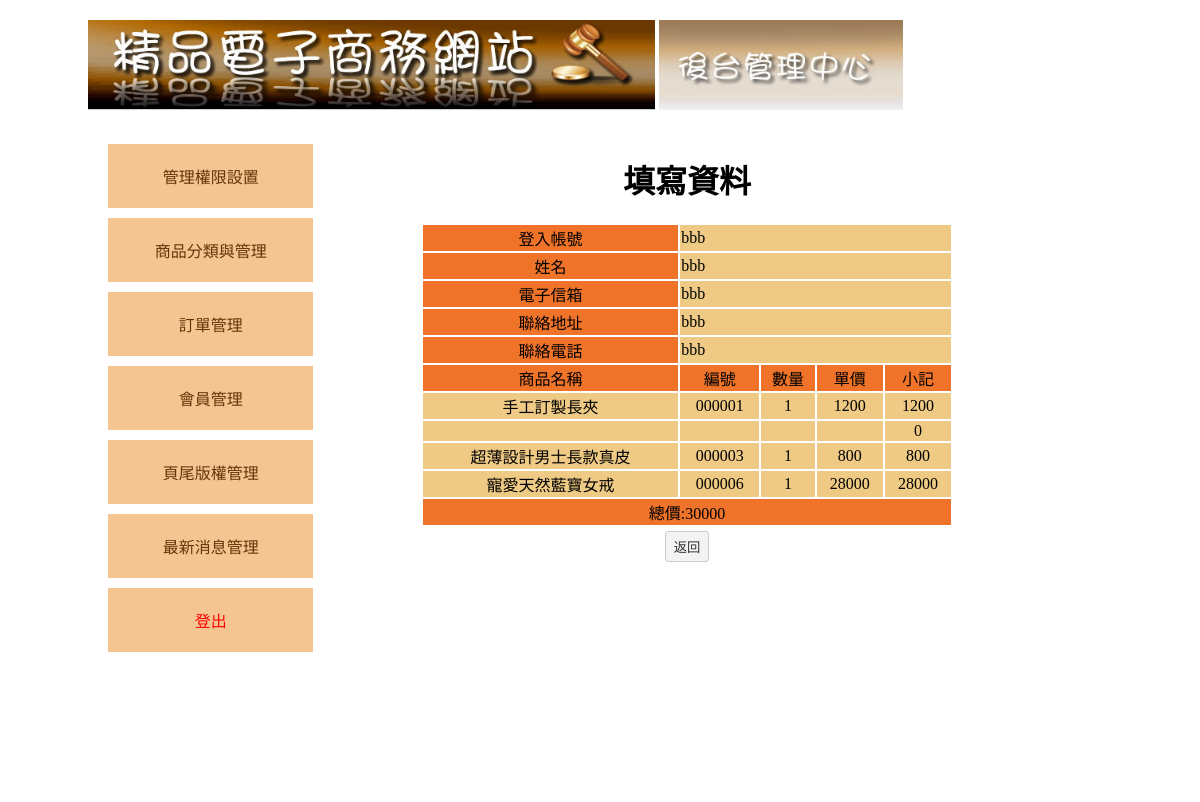
The page /web04_1/admin.php?redo=order2&no=20180803234500 (signed in) on the database its author committed.
### tables this page shows
CREATE TABLE `p_order` (
  `id` int(11) UNSIGNED NOT NULL,
  `no` text NOT NULL COMMENT '訂單編號',
  `date` text NOT NULL COMMENT '下單日期',
  `acc` text NOT NULL,
  `name` text NOT NULL,
  `mail` text NOT NULL,
  `address` text NOT NULL,
  `tel` text NOT NULL,
  `p_name` text NOT NULL COMMENT '商品名稱',
  `p_no` text NOT NULL COMMENT '商品編號',
  `p_qt` text NOT NULL,
  `p_price` text NOT NULL COMMENT '單價',
  `p_subtotal` text NOT NULL COMMENT '小計',
  `p_total` text NOT NULL COMMENT '總價',
  `created` text NOT NULL
);

### web04_1/admin_order2.php (the view)
<?php
  if(isset($_GET['redo']) && $_GET['redo']=='order2' && isset($_GET['no'])){
    $sql="select * from p_order where no='{$_GET['no']}'";
    $row=$conn->query($sql)->fetchAll();
  }
?>
<form action="api.php" method="post">
<table width="80%" border="0" align="center">
<caption><h1>填寫資料</h1></caption>
  <tr>
    <td class="tt ct">登入帳號</td>
    <td colspan="4" class="pp"><?=$row[0]['acc']?></td>
    </tr>
  <tr>
    <td class="tt ct">姓名</td>
    <td colspan="4" class="pp"><?=$row[0]['name']?></td>
    </tr>
  <tr>
    <td class="tt ct">電子信箱</td>
    <td colspan="4" class="pp"><?=$row[0]['mail']?></td>
    </tr>
  <tr>
    <td class="tt ct">聯絡地址</td>
    <td colspan="4" class="pp"><?=$row[0]['address']?></td>
    </tr>
  <tr>
    <td class="tt ct">聯絡電話</td>
    <td colspan="4" class="pp"><?=$row[0]['tel']?></td>
    </tr>
  <tr>
    <td class="tt ct">商品名稱</td>
    <td class="tt ct">編號</td>
    <td class="tt ct">數量</td>
    <td class="tt ct">單價</td>
    <td class="tt ct">小記</td>
  </tr>
  <?php
    for($i=0;$i<count($row);$i++){
        ?>
  <tr class="pp ct">
    <td><?=$row[$i]['p_name']?></td>
    <td><?=$row[$i]['p_no']?></td>
    <td><?=$row[$i]['p_qt']?></td>
    <td><?=$row[$i]['p_price']?></td>
    <td><?=$row[$i]['p_subtotal']?></td>
  </tr>
        <?php
      }
  ?>
  <tr class="tt ct">
    <td colspan="5">總價:<?=$row[0]['p_total']?></td>
  </tr>
  <tr class="ct">
    <td colspan="5">
      <input type="button" value="返回" onclick="document.location.href='admin.php?redo=order1'"/>
    </td>
  </tr>
</table>
</form>

### web04_1/assets/css.css (style rules this page uses)
body { font-family:"微軟正黑體"; }
.ct { text-align:center; }
.tt { background:#EF7429; }
.tt td { background:#EF7429; }
.pp { background:#EFCA85; }
.pp td { background:#EFCA85; }
input[type=text],input[type=password],input[type=submit],button,.button,input[type=reset],input[type=button],select，textarea,input[type=number] { background:#F3F3F3; border:#CCC 1px solid; border-radius:3px; padding:5px 8px 5px 8px; text-decoration:none; margin:3px; color:#333; }

### rows shown on the page
p_order: acc "bbb", name "bbb", mail "bbb", address "bbb", tel "bbb", p_name "手工訂製長夾", p_no "000001", p_qt "1", p_price "1200", p_subtotal "1200", p_total "30000"
p_order: p_subtotal "0"
p_order: p_name "超薄設計男士長款真皮", p_no "000003", p_qt "1", p_price "800", p_subtotal "800"
p_order: p_name "寵愛天然藍寶女戒", p_no "000006", p_qt "1", p_price "28000", p_subtotal "28000"
